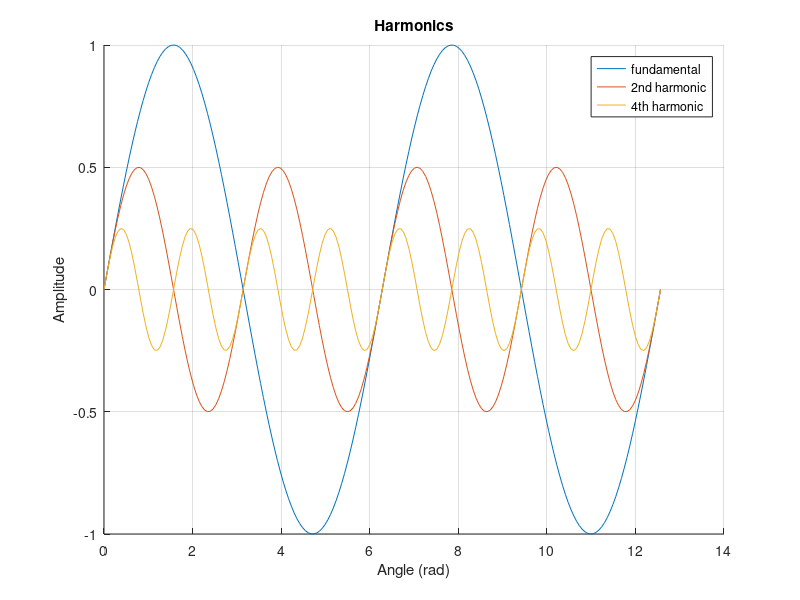

MATLAB code to generate this figure:
% Legend Demo — Labeling multiple datasets
% Use legend() after plotting to add a legend box.
clear
close all

x = linspace(0, 4*pi, 200);

figure
hold on
plot(x, sin(x))
plot(x, 0.5 * sin(2*x))
plot(x, 0.25 * sin(4*x))
hold off
title('Harmonics')
xlabel('Angle (rad)')
ylabel('Amplitude')
legend('fundamental', '2nd harmonic', '4th harmonic')
grid on
